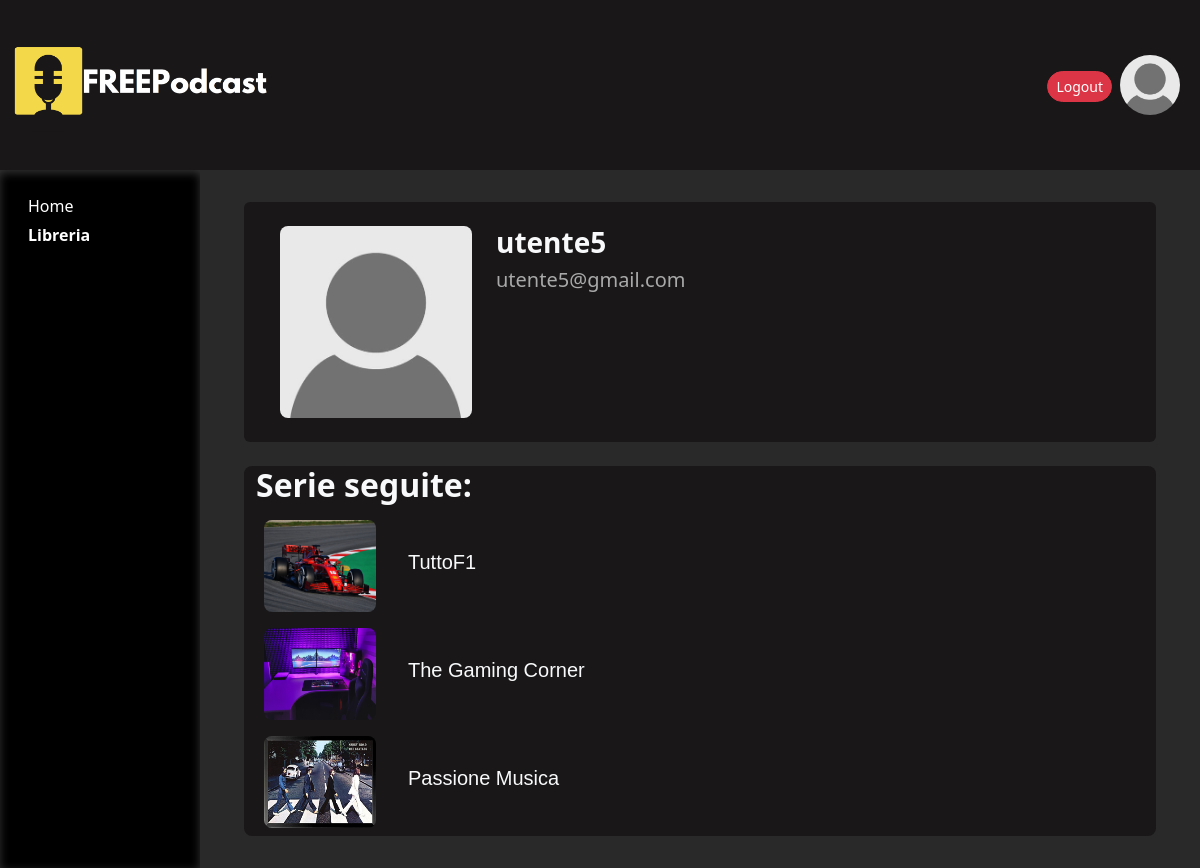
The page /Profile (signed in) on the database its author committed.
### tables this page shows
CREATE TABLE "users" (
	"id"	TEXT NOT NULL,
	"username"	TEXT NOT NULL UNIQUE,
	"password"	TEXT NOT NULL,
	"is_creator"	INTEGER NOT NULL,
	"userimg"	TEXT NOT NULL,
	PRIMARY KEY("id")
);

CREATE TABLE "users_follows" (
	"user_id"	TEXT NOT NULL,
	"sid"	INTEGER NOT NULL,
	PRIMARY KEY("user_id","sid"),
	FOREIGN KEY("sid") REFERENCES "series"("id") ON DELETE CASCADE
);

CREATE TABLE "series" (
	"id"	INTEGER NOT NULL,
	"title"	TEXT NOT NULL UNIQUE,
	"description"	TEXT NOT NULL,
	"category"	TEXT NOT NULL,
	"serie_img"	TEXT NOT NULL,
	"creator_id"	TEXT NOT NULL,
	PRIMARY KEY("id")
);

### app.py (the view)
@app.route('/Profile')
def showprofile():
    user_id = current_user.id
    series=dao.get_followed_series(user_id)
    return render_template('profilepage.html', series=series)

### app.py (called while the page is built)
@login_manager.user_loader
def load_user(user_id):
    db_user = dao.get_userbyid(user_id)
    user = User(id=db_user['id'], username=db_user['username'], password=db_user['password'], is_creator=db_user['is_creator'], userimg=db_user['userimg'])
    return user

### dao.py (called while the page is built)
def get_userbyid(id):
    conn = sqlite3.connect('db/database.db')
    conn.row_factory = sqlite3.Row
    cursor = conn.cursor()
    sql = 'SELECT * FROM users where id = ?'
    cursor.execute(sql, (id,))
    user = cursor.fetchone()
    cursor.close()
    conn.close()
    return user

def get_followed_series(id):
  conn = sqlite3.connect('db/database.db')
  conn.row_factory = sqlite3.Row
  cursor = conn.cursor()
  sql = 'SELECT * FROM series,users_follows WHERE series.id=users_follows.sid AND users_follows.user_id = ?'
  cursor.execute(sql, (id,))
  series = cursor.fetchall()
  cursor.close()
  conn.close()
  return series

### templates/profilepage.html (shortened to what this page needs)
{% extends "base.html" %}
{% block profile_active %}fw-bold{% endblock %}
{% block profile %}
    <div class="col-12">
        <div class="row m-4 p-4 rounded bg-gray">
            <div class="col-3">
                <img class="usrimg rounded-3 w-100" src="{{url_for('static', filename=current_user.userimg)}}"
    alt="userimg">
            </div>
            <div class="col-8 text-light">
                <h3 class="fw-bold">{{current_user.username|e}}</h3>
                <h5 class="text-gray">{{current_user.id|e}}</h5>
            </div>
        </div>
        <div class="row m-4 bg-gray rounded-3">
            <h2 class="text-light fw-bold">Serie seguite:</h2>
            {% for serie in series %}
            <div class="col-2">
                <a href="{{url_for('showserie', id=serie.id)}}">
                <img class="p-2 rounded-4 w-100" src="{{url_for('static', filename = serie.serie_img)}}" alt="..." width="224" height="108">
                </a>
            </div>
            <div class="col-9 my-auto">
                <a href="{{url_for('showserie', id=serie.id)}}">
                <h5 class="text-light customfont">{{serie.title}}</h5>
                </a>
            </div>
            {% endfor %}
        </div>
    </div>
{% endblock %}

### templates/base.html (shortened to what this page needs)
<!DOCTYPE html>
    <html lang="it">
        <head>
            <link href="https://cdn.jsdelivr.net/npm/bootstrap@5.2.2/dist/css/bootstrap.min.css" rel="stylesheet">
            <link rel=stylesheet type="text/css" href="{{url_for('static', filename='style.css')}}">
        </head>
        <body>
            <header>
                <nav class="navbar navbar-dark navbar-expand-lg bg-body-tertiary bg-gray">
                    <div class="container-fluid">
                      <a class="navbar-brand" href="{{url_for('index')}}">
                        <img src="{{url_for('static', filename='FREEPodcastCOMPLETE.png')}}" alt="FREEPodcast" width="256" height="144">
                      </a>
                      <div class="collapse navbar-collapse" id="navbarSupportedContent">
                        <ul class="navbar-nav ms-auto">
                            {% if current_user.is_authenticated %}
                            <li class="nav-item">
                              <a href="{{url_for('logout')}}">
                                <button type="button" class="btn btn-danger btn-sm rounded-pill ms-2 mt-4">
                                    Logout
                                </button>
                              </a>
                            </li>
                            <li class="nav-item m-2">
                                <span>
                                <div>
                                  <a href="{{url_for('showprofile')}}">
                                    <img class="usrimg rounded-circle" src="{{url_for('static', filename=current_user.userimg)}}"
                                alt="userimg" width="60" height="60">
                                    </a>
                                </div>
                                </span>
                            </li>
                            {% endif %}
                        </ul>
                      </div>
                    </div>
                  </nav>
            </header>
            <div class="container-fluid">
                <div class="row">
                    <aside class="col-lg-2">
                        <ul class="navbar-dark ms-auto mt-2">
                            <li class="nav-item">
                                <a class="nav-link {% block home_active %}{% endblock %}" href="{{url_for('index')}}">Home</a>
                            </li>
                            {% if current_user.is_authenticated %}
                            <li class="nav-item ">
                                <a class="nav-link {% block profile_active %}{% endblock %}" href="{{url_for('showprofile')}}">Libreria</a>
                            </li>
                            {% endif %}
                        </ul>
                    </aside>
                    <main class="col-lg-10">
                    <div class="row p-2">
                        {% block profile %}{% endblock %}
                    </div>
                  </div>
            </div>
        </body>
    </html>

### static/style.css (style rules this page uses)
.bg-gray { background-color: #191718; }
.customfont { font-family:Impact, Haettenschweiler, 'Arial Narrow Bold', sans-serif; font-weight:400; }
.text-gray { color:darkgray; }
body { background-color: #292929; }
aside { color: #ffffff; font-family: 'Segoe UI', Tahoma, Geneva, Verdana, sans-serif; background-color: #000000; box-shadow: 0px 3px 10px 0px rgba(255, 255, 255, 0.2) inset; }
aside li { padding-bottom: 5px; color: #ffffff; }
aside>ul { list-style-type: none; padding: 1rem 1rem; }
a { text-decoration: none; color: #000; }

### rows shown on the page
users: userimg (placeholder picture), username "utente5", id "utente5@gmail.com"
users_follows: serie_img (picture), title "TuttoF1"
users_follows: serie_img (picture), title "The Gaming Corner"
users_follows: serie_img (picture), title "Passione Musica"
